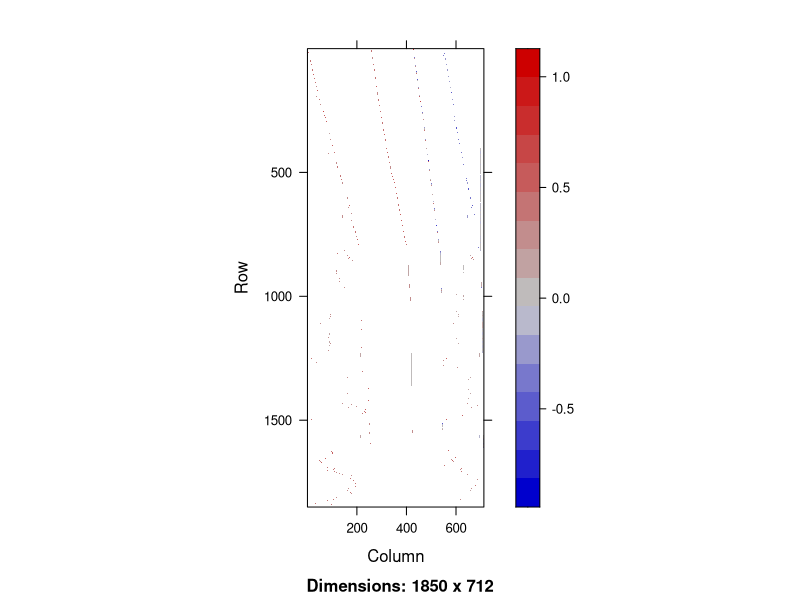

This figure's R source:
library(Matrix)


### Name: KNex
### Title: Koenker-Ng Example Sparse Model Matrix and Response Vector
### Aliases: KNex
### Keywords: datasets

### ** Examples

data(KNex)
class(KNex$mm)
  dim(KNex$mm)
image(KNex$mm)
str(KNex)

system.time( # a fraction of a second
  sparse.sol <- with(KNex, solve(crossprod(mm), crossprod(mm, y))))

head(round(sparse.sol,3))

## Compare with QR-based solution ("more accurate, but slightly slower"):
system.time(
  sp.sol2 <- with(KNex, qr.coef(qr(mm), y) ))

all.equal(sparse.sol, sp.sol2, tolerance = 1e-13) # TRUE
